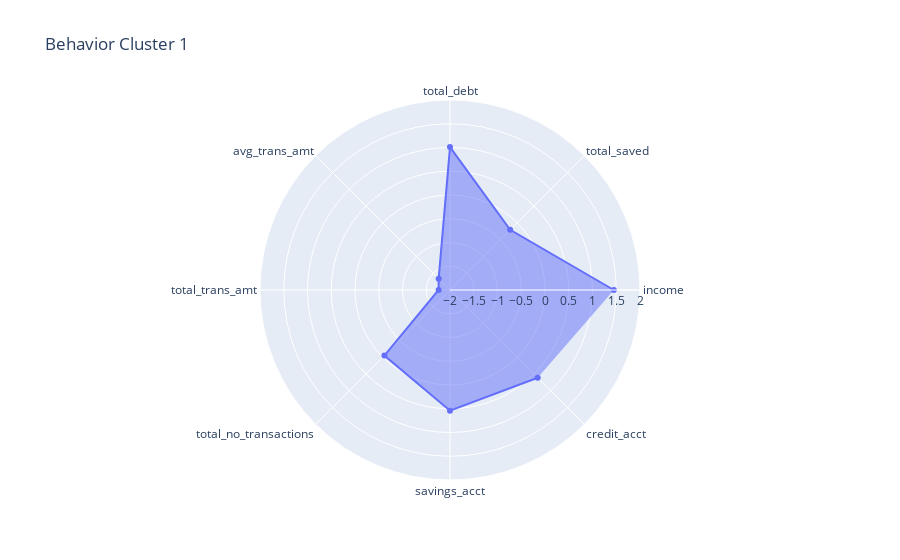

Notebook code for this chart:
### Code cell
fig = go.Figure()

fig.add_trace(go.Scatterpolar(r = bhv_scaled1.mean(), theta = bhv_scaled1.columns,fill='toself'))

fig.update_layout(title = 'Behavior Cluster 1',     
    polar=dict(
    radialaxis=dict(
    visible=True,
    range=[-2,2])))

fig.show()

### Figure 1 — Plotly figure (JSON) as saved in the notebook; plotly's stock layout.template omitted (floating-point values rounded to 4 significant figures)
{"data": [{"fill": "toself", "r": [1.45, -0.2087, 1.01, -1.662, -1.76, -0.04693, 0.5417, 0.6111], "theta": ["income", "total_saved", "total_debt", "avg_trans_amt", "total_trans_amt", "total_no_transactions", "savings_acct", "credit_acct"], "type": "scatterpolar"}], "layout": {"polar": {"radialaxis": {"range": [-2, 2], "visible": true}}, "title": {"text": "Behavior Cluster 1"}}}
